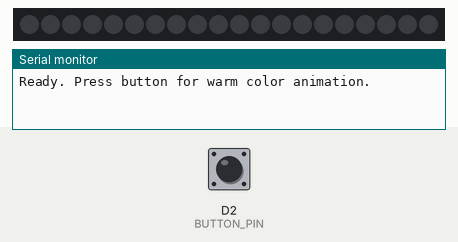
Bench run of a sketch on a simulated ESP8266 (NodeMCU). Parts: 20 RGB LEDs in strip order, left to right, the last lines printed to the serial monitor. Inputs (shaded band) come from the test bench; at power-on: D2 (BUTTON_PIN) HIGH. Dim RGB values are drawn brighter than linear.

Above: at 1.2 s.
1.3 s: D2 (BUTTON_PIN) pulled LOW for 0.15 s
At 1.81 s:
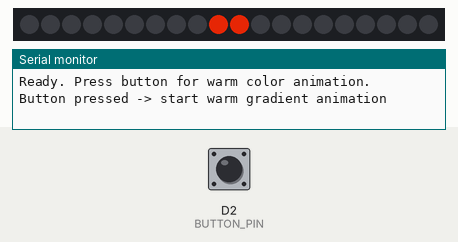
Timing chart, 0 to 4.3 s (numbered marks = the images above; inputs shaded):
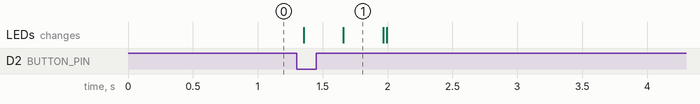

Measured:
- after the input at 1.3 s, the LEDs: first change after 0.05 s (image 1 shows a later state)

The sketch:

ENTER_KEY_RGB_CODE.ino
```cpp
#include <FastLED.h>

#define LED_PIN     D1
#define BUTTON_PIN  D2
#define NUM_LEDS    20
#define BRIGHTNESS  200
#define LED_TYPE    WS2811
#define COLOR_ORDER GRB

CRGB leds[NUM_LEDS];

bool lastButtonState = HIGH;
bool buttonState = HIGH;
unsigned long lastDebounceTime = 0;
const unsigned long debounceDelay = 50;

void setup() {
  Serial.begin(115200);
  pinMode(BUTTON_PIN, INPUT_PULLUP);
  FastLED.addLeds<LED_TYPE, LED_PIN, COLOR_ORDER>(leds, NUM_LEDS);
  FastLED.setBrightness(BRIGHTNESS);
  FastLED.clear();
  FastLED.show();
  Serial.println("Ready. Press button for warm color animation.");
}

void loop() {
  int reading = digitalRead(BUTTON_PIN);

  if (reading != lastButtonState) {
    lastDebounceTime = millis();
  }

  if ((millis() - lastDebounceTime) > debounceDelay) {
    if (reading != buttonState) {
      buttonState = reading;

      if (buttonState == LOW) {
        Serial.println("Button pressed -> start warm gradient animation");
        runWarmGradientAnimation();
      }
    }
  }

  lastButtonState = reading;
}

void runWarmGradientAnimation() {
  const int tail = 2;

  for (int i = 0; i < NUM_LEDS + tail; i++) {
    FastLED.clear();


    uint8_t hue = map(i, 0, NUM_LEDS, 25, 0);

    uint8_t sat = map(i, 0, NUM_LEDS, 180, 255);

    CRGB color = CHSV(hue, sat, 255);

    for (int j = 0; j < tail; j++) {
      int index = i - j;
      if (index >= 0 && index < NUM_LEDS) {
        leds[index] = color;
      }
    }

    FastLED.show();
    delay(30);
  }

  FastLED.clear();
  FastLED.show();
}
```
